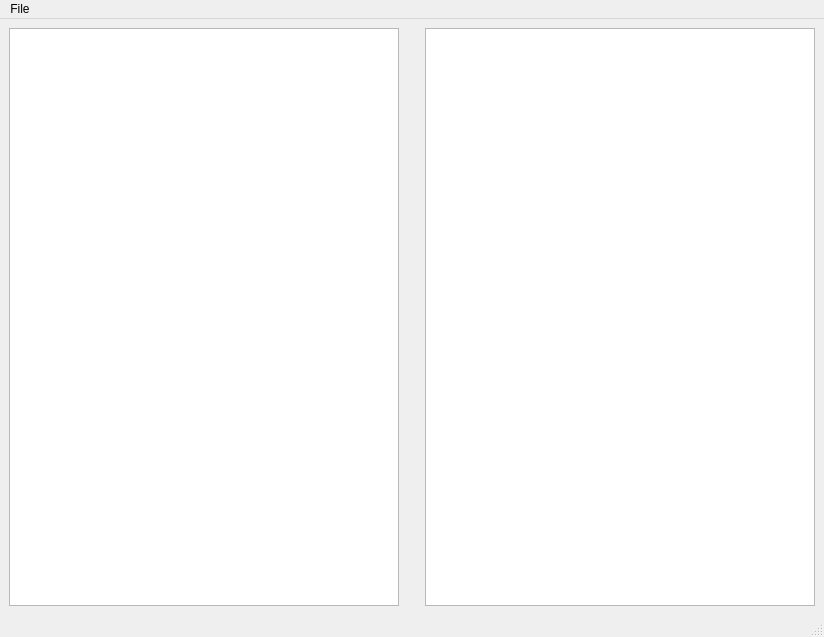
<?xml version="1.0" encoding="UTF-8"?>
<ui version="4.0">
 <class>MainWindow</class>
 <widget class="QMainWindow" name="MainWindow">
  <property name="geometry">
   <rect>
    <x>0</x>
    <y>0</y>
    <width>824</width>
    <height>637</height>
   </rect>
  </property>
  <property name="windowTitle">
   <string>MarkUp Text Editor</string>
  </property>
  <widget class="QWidget" name="centralwidget">
   <layout class="QHBoxLayout" name="horizontalLayout_2">
    <item>
     <layout class="QHBoxLayout" name="horizontalLayout" stretch="0,0,0">
      <item>
       <widget class="QPlainTextEdit" name="editor"/>
      </item>
      <item>
       <spacer name="verticalSpacer">
        <property name="orientation">
         <enum>Qt::Vertical</enum>
        </property>
        <property name="sizeHint" stdset="0">
         <size>
          <width>20</width>
          <height>40</height>
         </size>
        </property>
       </spacer>
      </item>
      <item>
       <widget class="QTextBrowser" name="preview"/>
      </item>
     </layout>
    </item>
   </layout>
  </widget>
  <widget class="QMenuBar" name="menubar">
   <property name="geometry">
    <rect>
     <x>0</x>
     <y>0</y>
     <width>824</width>
     <height>22</height>
    </rect>
   </property>
   <widget class="QMenu" name="menuFile">
    <property name="title">
     <string>File</string>
    </property>
    <addaction name="actionNew"/>
    <addaction name="actionOpen"/>
    <addaction name="actionSave_file"/>
   </widget>
   <addaction name="menuFile"/>
  </widget>
  <widget class="QStatusBar" name="statusbar"/>
  <action name="actionOpen">
   <property name="text">
    <string>Open file</string>
   </property>
  </action>
  <action name="actionSave_file">
   <property name="text">
    <string>Save file</string>
   </property>
   <property name="shortcut">
    <string>Ctrl+S</string>
   </property>
  </action>
  <action name="actionNew">
   <property name="text">
    <string>New</string>
   </property>
  </action>
 </widget>
 <resources/>
 <connections/>
</ui>
